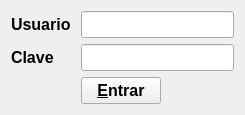
<?xml version="1.0" encoding="UTF-8"?>
<ui version="4.0">
 <class>login_ui</class>
 <widget class="QWidget" name="login_ui">
  <property name="geometry">
   <rect>
    <x>0</x>
    <y>0</y>
    <width>245</width>
    <height>99</height>
   </rect>
  </property>
  <property name="windowTitle">
   <string>Clinica</string>
  </property>
  <property name="windowIcon">
   <iconset resource="rc.qrc">
    <normaloff>:/new/add-group.png</normaloff>:/new/add-group.png</iconset>
  </property>
  <layout class="QGridLayout" name="gridLayout_3">
   <item row="0" column="0">
    <layout class="QGridLayout" name="gridLayout_2">
     <item row="0" column="0">
      <layout class="QGridLayout" name="gridLayout">
       <item row="0" column="1" colspan="2">
        <widget class="QLineEdit" name="lineEdit_User">
         <property name="font">
          <font>
           <pointsize>12</pointsize>
           <weight>75</weight>
           <bold>true</bold>
          </font>
         </property>
        </widget>
       </item>
       <item row="1" column="0">
        <widget class="QLabel" name="label_2">
         <property name="font">
          <font>
           <pointsize>12</pointsize>
           <weight>75</weight>
           <bold>true</bold>
          </font>
         </property>
         <property name="text">
          <string>Clave </string>
         </property>
        </widget>
       </item>
       <item row="1" column="1" colspan="2">
        <widget class="QLineEdit" name="lineEdit_Password">
         <property name="font">
          <font>
           <pointsize>12</pointsize>
           <weight>75</weight>
           <bold>true</bold>
          </font>
         </property>
         <property name="echoMode">
          <enum>QLineEdit::Password</enum>
         </property>
        </widget>
       </item>
       <item row="2" column="0">
        <spacer name="horizontalSpacer">
         <property name="font">
          <font>
           <pointsize>12</pointsize>
           <weight>75</weight>
           <bold>true</bold>
          </font>
         </property>
         <property name="orientation">
          <enum>Qt::Horizontal</enum>
         </property>
         <property name="sizeHint" stdset="0">
          <size>
           <width>69</width>
           <height>20</height>
          </size>
         </property>
        </spacer>
       </item>
       <item row="2" column="1">
        <widget class="QPushButton" name="pushButton_Login">
         <property name="font">
          <font>
           <pointsize>12</pointsize>
           <weight>75</weight>
           <bold>true</bold>
          </font>
         </property>
         <property name="text">
          <string>&amp;Entrar</string>
         </property>
         <property name="shortcut">
          <string>Ctrl+E</string>
         </property>
        </widget>
       </item>
       <item row="2" column="2">
        <spacer name="horizontalSpacer_2">
         <property name="font">
          <font>
           <pointsize>12</pointsize>
           <weight>75</weight>
           <bold>true</bold>
          </font>
         </property>
         <property name="orientation">
          <enum>Qt::Horizontal</enum>
         </property>
         <property name="sizeHint" stdset="0">
          <size>
           <width>65</width>
           <height>17</height>
          </size>
         </property>
        </spacer>
       </item>
       <item row="0" column="0">
        <widget class="QLabel" name="label">
         <property name="font">
          <font>
           <pointsize>12</pointsize>
           <weight>75</weight>
           <bold>true</bold>
          </font>
         </property>
         <property name="text">
          <string>Usuario </string>
         </property>
        </widget>
       </item>
      </layout>
     </item>
    </layout>
   </item>
  </layout>
  <zorder></zorder>
 </widget>
 <resources>
  <include location="rc.qrc"/>
 </resources>
 <connections/>
</ui>
